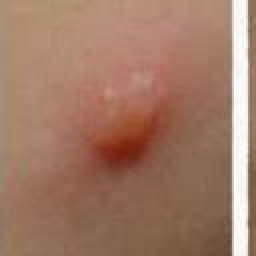
#> input picture CleanedOriginalDatasets/ChikenFox/ChikenFox_1.jpg, 128 x 128 px, found by its file name (shown 2 times larger); its folder holds only this picture in this run
$ python BlkandWhite_20241020074600.py
#> lines starting #> are read from the running program, lines starting #| are printed output that depends on the picture
import os
from skimage import io, color
from skimage.util import img_as_ubyte

# Function to convert images to grayscale
def convert_to_grayscale(input_dir, output_dir):
    # Create output directory if it doesn't exist
    if not os.path.exists(output_dir):
        os.makedirs(output_dir)

    # Loop through all the files in the input directory
    for filename in os.listdir(input_dir):
        if filename.endswith(".png") or filename.endswith(".jpg") or filename.endswith(".jpeg"):
            # Read the image
            image_path = os.path.join(input_dir, filename)
            image = io.imread(image_path)
#> image is the input picture: shape (128, 128, 3); mean R, G, B 161, 121.9, 102.3

            # Convert the image to grayscale
            grayscale_image = color.rgb2gray(image)
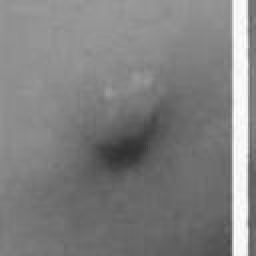
#> grayscale_image: shape (128, 128) float64 (shown 2 times larger); min 0.192, max 0.999, mean 0.505

            # Convert grayscale image to 8-bit unsigned integers
            grayscale_image_ubyte = img_as_ubyte(grayscale_image)

            # Save the grayscale image to the output directory
            output_path = os.path.join(output_dir, filename)
            io.imsave(output_path, grayscale_image_ubyte)
            print(f"Converted {filename} to grayscale and saved to {output_path}")

# Paths
input_directory = r"C:\xampp\htdocs\ThesisPrototype\CleanedOriginalDatasets\ChikenFox"  # Replace with the path to your image datasets
output_directory = r"C:\xampp\htdocs\ThesisPrototype\Grayscaledatasets\Original\ChikenFox"  # Replace with the path where you want to save grayscale images

# Convert images in the directory
convert_to_grayscale(input_directory, output_directory)

$ run again, on CleanedOriginalDatasets/ChikenFox/ChikenFox_13.jpg
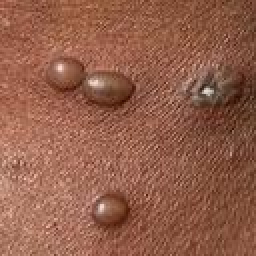
#> input picture CleanedOriginalDatasets/ChikenFox/ChikenFox_13.jpg, 128 x 128 px, found by its file name (shown 2 times larger)
#> in convert_to_grayscale, image is the input picture: shape (128, 128, 3); mean R, G, B 146.5, 94.4, 74.1
#> in convert_to_grayscale, `grayscale_image = color.rgb2gray(image)`:
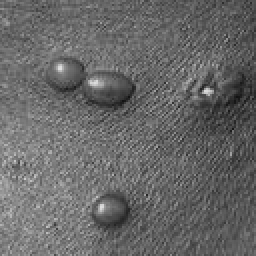
#> grayscale_image: shape (128, 128) float64 (shown 2 times larger); min 0.0737, max 0.879, mean 0.408
